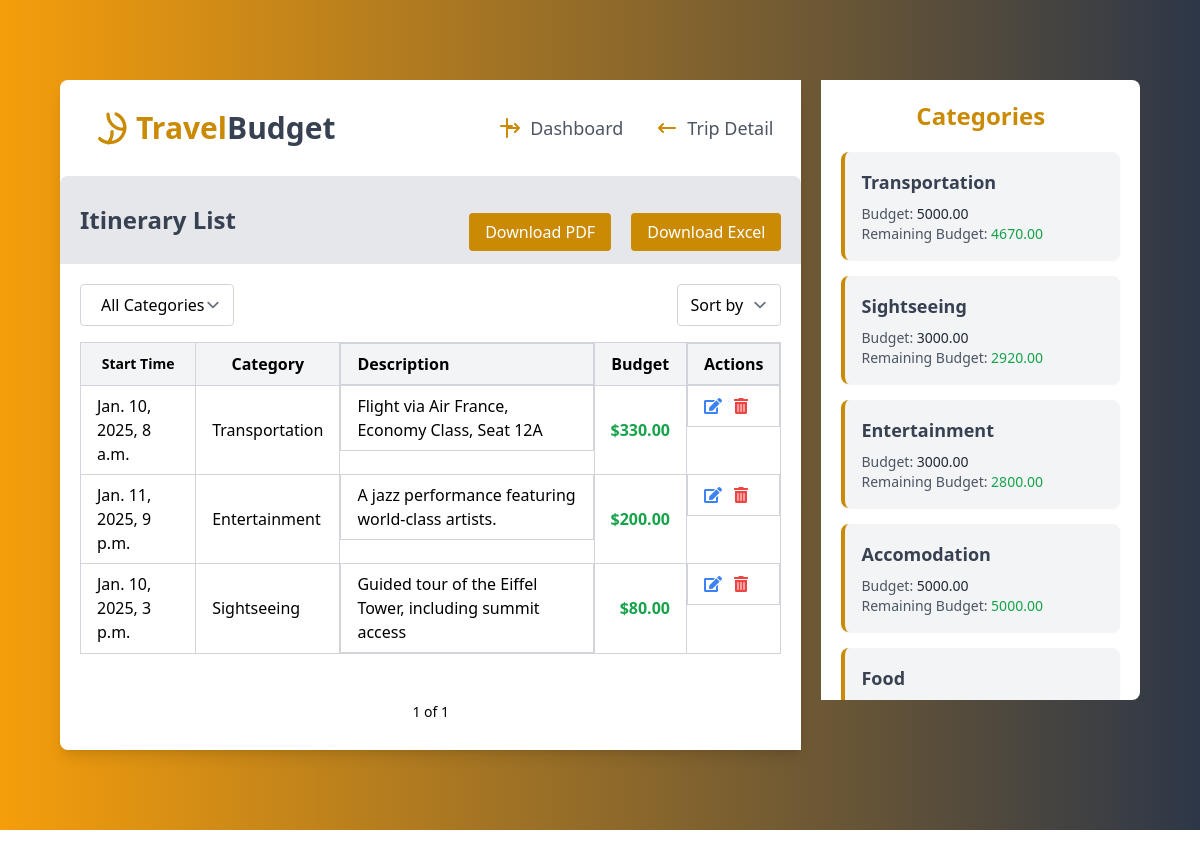
/travel/1/items/list/, run on the app's committed database.
### travel/models.py (models this page shows, shortened)
class Itinerary(models.Model):
    trip = models.ForeignKey(Trip, on_delete=models.CASCADE, related_name='items')
    category_budget = models.ForeignKey(CategoryBudget, on_delete=models.CASCADE, related_name='itineraries')
    title = models.CharField(max_length=100)
    details = models.TextField(blank=True, null=True)
    start_time = models.DateTimeField()
    end_time = models.DateTimeField(blank=True, null=True)
    budget = models.DecimalField(max_digits=10, decimal_places=2, default=0.00)

class CategoryBudget(models.Model):
    trip = models.ForeignKey(Trip, on_delete=models.CASCADE, related_name='category_budgets')  # Link to a trip
    category = models.CharField(max_length=50)  # Name of the category (e.g., Sightseeing)
    budget = models.DecimalField(max_digits=12, decimal_places=2, default=0.00)  # Budget for the category
    def total_itineraries(self):
        return sum(item.budget for item in self.itineraries.all())
    def remaining_iti_budget(self):
        return self.budget - self.total_itineraries()

### travel/views.py (the view)
# urls.py: path('<int:trip_id>/items/list/', views.list_itinerary, name='list_itinerary'),
def list_itinerary(request, trip_id):
    trip = get_object_or_404(Trip, id=trip_id)
    items = trip.items.all()  # `related_name='items'` in the Itinerary model
    sort_by = request.GET.get('sort', '')
    if sort_by == 'start_time':
        items = items.order_by('start_time')  # Sort by start time
    elif sort_by == 'budget':
        items = items.order_by('budget')  # Sort by budget
    category_filter = request.GET.get('category')
    if category_filter:
        items = items.filter(category_budget__category=category_filter)
    paginator = Paginator(items, 5)  # Show 5 itineraries per page
    page_number = request.GET.get('page')
    items_page = paginator.get_page(page_number)
    categories = CategoryBudget.objects.filter(trip=trip).values_list('category', flat=True)
    category_objects = CategoryBudget.objects.filter(trip=trip)
    return render(request, 'travel/itinerary_list.html', {
        'trip': trip,
        'itineraries': items,  # Pass unpaginated list if needed elsewhere
        'itineraries_page': items_page,  # Pass the paginated object
        'categories': categories,  # Pass category names for the dropdown
        'category_objects': category_objects,  # Pass full category objects
        'selected_category': category_filter,  # Pass selected category for retaining filter
    })

### travel/templates/travel/itinerary_list.html (shortened to what this page needs)
{% extends 'base.html' %}
{% block main %}
<div class="bg-yellow-gray md:max-h-screen py-20">
    <div class="w-[90%] mx-auto flex md:flex-row gap-5 flex-col">
        <div class="md:w-[70%] w-full bg-white rounded-l-lg shadow-lg">
            <div class="flex justify-between items-center p-7">
                <div>
                    <a href="/" class="text-4xl font-bold flex items-center gap-2 text-gray-700 hover:text-gray-900 transition duration-300">
                        <svg xmlns="http://www.w3.org/2000/svg" class="h-10 w-10 text-yellow-600" fill="none" viewBox="0 0 24 24" stroke="currentColor">
                            <path stroke-linecap="round" stroke-linejoin="round" stroke-width="2" d="M16.88 3.549a9 9 0 11-9.831 14.835m7.398-4.148A9.05 9.05 0 0112 21v.01M21 12.74a9.05 9.05 0 01-9-9" />
                        </svg>
                        <h3 class="text-3xl font-extrabold">
                            <span class="text-yellow-600">Travel</span>Budget
                        </h3>
                    </a>
                </div>
                <div id="nav-links" class="hidden md:flex space-x-8 text-lg font-medium text-gray-600">
                    <li class="flex items-center gap-2">
                        <svg xmlns="http://www.w3.org/2000/svg" class="h-6 w-6 text-yellow-600" fill="none" viewBox="0 0 24 24" stroke="currentColor">
                            <path stroke-linecap="round" stroke-linejoin="round" stroke-width="2" d="M3 10h11M9 21V3M17 16l4-4m0 0l-4-4m4 4H9" />
                        </svg>
                        <a href="{% url 'dashboard' %}" class="hover:text-yellow-600 transition duration-300">Dashboard</a>
                    </li>
                    <li class="flex items-center gap-2">
                        <svg xmlns="http://www.w3.org/2000/svg" class="h-6 w-6 text-yellow-600" fill="none" viewBox="0 0 24 24" stroke="currentColor">
                            <path stroke-linecap="round" stroke-linejoin="round" stroke-width="2" d="M8 16l-4-4m0 0l4-4m-4 4h16" />
                        </svg>
                        <a href="{% url 'trip_detail' trip.id %}" class="hover:text-yellow-600 transition duration-300">Trip Detail</a>
                    </li>
                </div>
            </div>
            <div class="p-5 bg-gray-200 flex flex-col md:flex-row space-y-6 md:space-x-0 justify-between items-center rounded-t-lg">
                <h2 class="text-2xl font-bold text-gray-700">Itinerary List</h2>
                <div class="space-x-4 ">
                    <a href="{% url 'download-itinerary-pdf' trip.id %}" class="text-white bg-yellow-600 px-4 py-2 rounded hover:bg-yellow-500 transition">Download PDF</a>
                    <a href="{% url 'download-itinerary-excel' trip.id %}" class="text-white bg-yellow-600 px-4 py-2 rounded hover:bg-yellow-500 transition">Download Excel</a>
                </div>
            </div>
            <div class="p-5">
                <div class="flex justify-between mb-4">
                    <form method="GET">
                        <select name="category" class="border-gray-300 rounded px-5 py-2" onchange="this.form.submit()">
                            <option value="">All Categories</option>
                        </select>
                    </form>
                    <form method="get" id="sortForm">
                        <select name="sort" class="border-gray-300 rounded px-3 py-2" onchange="document.getElementById('sortForm').submit();">
                            <option value="">Sort by</option>
                        </select>
                    </form>
                </div>
                <table class="w-full border-collapse border border-gray-300">
                    <thead class="bg-gray-100">
                        <tr>
                            <th class="border text-sm border-gray-300 px-4 py-2">Start Time</th>
                            <th class="border border-gray-300 px-4 py-2">Category</th>
                            <th class="border hidden md:flex border-gray-300 px-4 py-2">Description</th>
                            <th class="border border-gray-300 px-4 py-2">Budget</th>
                            <th class="border hidden md:flex border-gray-300 px-4 py-2">Actions</th>
                        </tr>
                    </thead>
                    <tbody>
                        {% for item in itineraries_page %}
                        <tr class="hover:bg-gray-50">
                            <td class="border border-gray-300 px-4 py-2">{{ item.start_time }}</td>
                            <td class="border border-gray-300 px-4 py-2">{{ item.category_budget.category }}</td>
                            <td class="border hidden md:flex border-gray-300 px-4 py-2">{{ item.details }}</td>
                            <td class="border border-gray-300 px-4 py-2 text-right text-green-600 font-bold">${{ item.budget }}</td>
                            <td class="border hidden md:flex space-x-3 border-gray-300 px-4 py-2 text-center">
                                <a href="{% url 'edit_itinerary' trip.id item.id %}" class="text-blue-500 hover:text-blue-700">
                                    <i class="fas fa-edit"></i>
                                </a>
                                <a href="{% url 'delete_itinerary' trip.id item.id %}" class="text-red-500 hover:text-red-700">
                                    <i class="fas fa-trash-alt"></i>
                                </a>
                            </td>
                        </tr>
                        {% endfor %}
                    </tbody>
                </table>
            </div>
            <div class="p-5 flex flex-wrap justify-center items-center space-x-1 text-sm">
                <span class="px-4 py-2">{{ itineraries_page.number }} of {{ itineraries_page.paginator.num_pages }}</span>
            </div>
        </div>
        <div class="md:w-[30%] h-[620px] w-full bg-white rounded-r-lg p-5 overflow-y-auto">
            <h3 class="text-2xl text-center font-bold text-yellow-600 mb-5"> Categories </h3>
            <div>
                <ul class="space-y-4">
                    {% for cat in category_objects %}
                        <li class="bg-gray-100 border-l-4 border-yellow-600 p-4 rounded-lg shadow-sm hover:shadow-md hover:bg-yellow-600 transition duration-300 ease-in-out">
                            <h6 class="font-semibold text-gray-700 text-lg mb-2">{{ cat.category }}</h6>
                            <p class="text-gray-600 text-sm">
                                Budget: <span class="font-medium text-gray-800">{{ cat.budget }}</span>
                            </p>
                            <p class="text-gray-600 text-sm">
                                Remaining Budget:
                                <span class="font-medium {% if category.remaining_budget < 0 %}text-red-600{% else %}text-green-600{% endif %}">
                                    {{ cat.remaining_iti_budget }}
                                </span>
                            </p>
                        </li>
                    {% endfor %}
                </ul>
            </div>
        </div>
    </div>
</div>
{% endblock %}

### data on the page
Itinerary: start_time "Jan. 10, 2025, 8 a.m.", category_budget.category "Transportation", details "Flight via Air France, Economy Class, Seat 12A", budget "330.00"
Itinerary: start_time "Jan. 11, 2025, 9 p.m.", category_budget.category "Entertainment", details "A jazz performance featuring world-class artists.", budget "200.00"
Itinerary: start_time "Jan. 10, 2025, 3 p.m.", category_budget.category "Sightseeing", details "Guided tour of the Eiffel Tower, including summit access", budget "80.00"
CategoryBudget: category "Transportation", budget "5000.00", remaining_iti_budget "4670.00"
CategoryBudget: category "Sightseeing", budget "3000.00", remaining_iti_budget "2920.00"
CategoryBudget: category "Entertainment", budget "3000.00", remaining_iti_budget "2800.00"
CategoryBudget: category "Accomodation", budget "5000.00", remaining_iti_budget "5000.00"
CategoryBudget: category "Food"

### other printed values
{{ itineraries_page.number }} "1"
{{ itineraries_page.paginator.num_pages }} "1"
